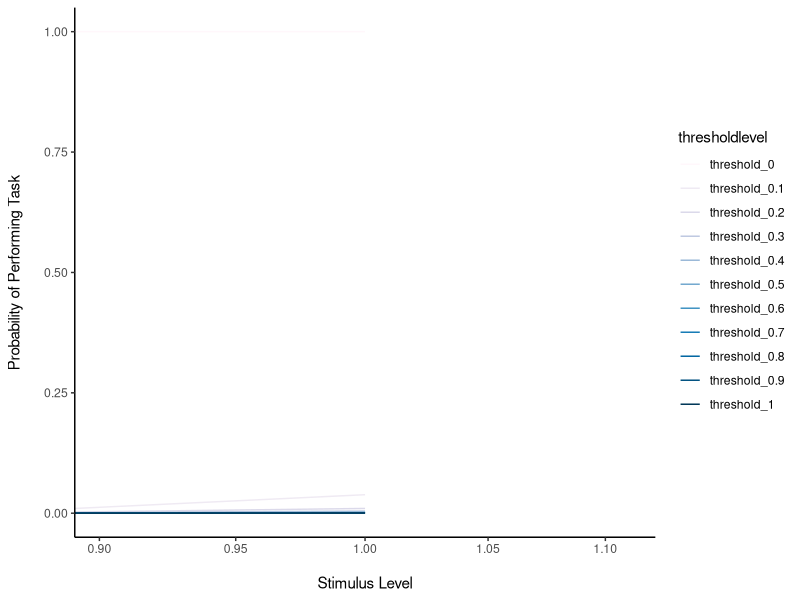

Recreate this plot in R.
#
# Testing out stimulus threshold from BONABEAU, THERAULAZ, & DENEUBOURG (1996/1998)
#
rm(list = ls())
library(reshape2)
library(dplyr)
library(ggplot2)
library(RColorBrewer)

graphThresholds <- function(thresholds) {
  #Loop through thresholds 
  to_plot <- lapply(1:length(thresholds), function(j) {
    # Run one threshold and loop through stimulus level
    s <- seq(0.01, 1, 0.01)
    prob <- rep(NA, length(s))
    for (i in 1:length(s)) {
      prob[i] <- s[i]^2 / (s[i]^2 + thresholds[j]^2)
    }
    return(prob)
  })
  names(to_plot) <- paste0("threshold_", thresholds)
  to_plot <- do.call("cbind", to_plot) 
  # Melt for plotting
  to_plot <- to_plot %>% 
    melt() %>% 
    mutate(stimulus = Var1 - 1,
           thresholdlevel = Var2, 
           probability = value) %>% 
    select(stimulus, thresholdlevel, probability)
  # Color Function
  getPalette <- colorRampPalette(brewer.pal(9, "PuBu"))
  threshColors <- getPalette(length(unique(to_plot$thresholdlevel)))
  # Plot
  gg_thresh <- ggplot(data = to_plot, aes(x = stimulus, y = probability)) +
    geom_line(aes(colour = thresholdlevel)) +
    theme_classic() +
    scale_color_manual(values = threshColors) +
    scale_x_continuous(trans = "log10",
                       limits = c(NA, 1)) +
    xlab("\nStimulus Level") +
    ylab("Probability of Performing Task\n")
  gg_thresh
}


thresholds <- c(seq(0, 1, 0.1))

graphThresholds(thresholds = thresholds)
